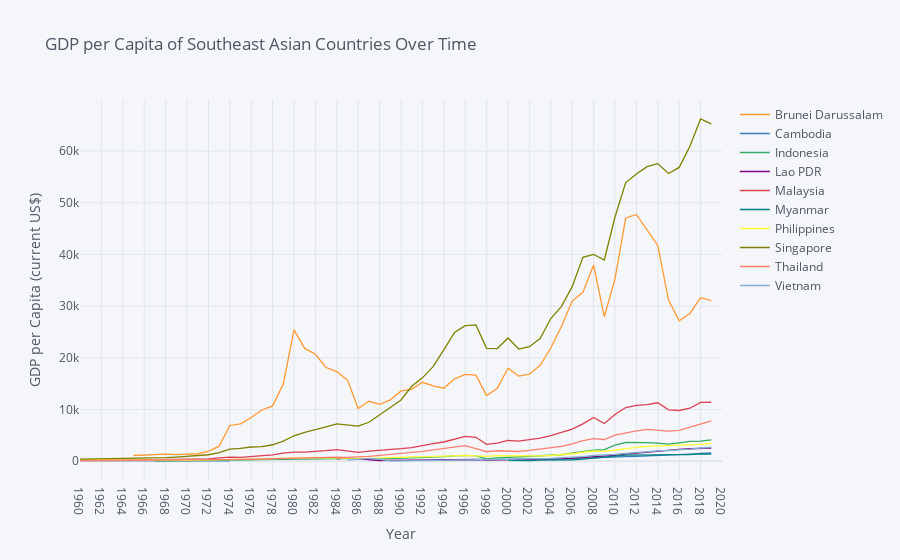

Source (notebook cell):
### Code cell
# Graphing GDP per Capita of Southeast Asian Countries Over Time
gdp_indicator = {"NY.GDP.PCAP.CD":"GDP per capita"} 

gdp = wbdata.get_dataframe(gdp_indicator, country = se_countries).squeeze().unstack('country')
gdp.iplot(title="GDP per Capita of Southeast Asian Countries Over Time",xTitle='Year',yTitle='GDP per Capita (current US$)')
